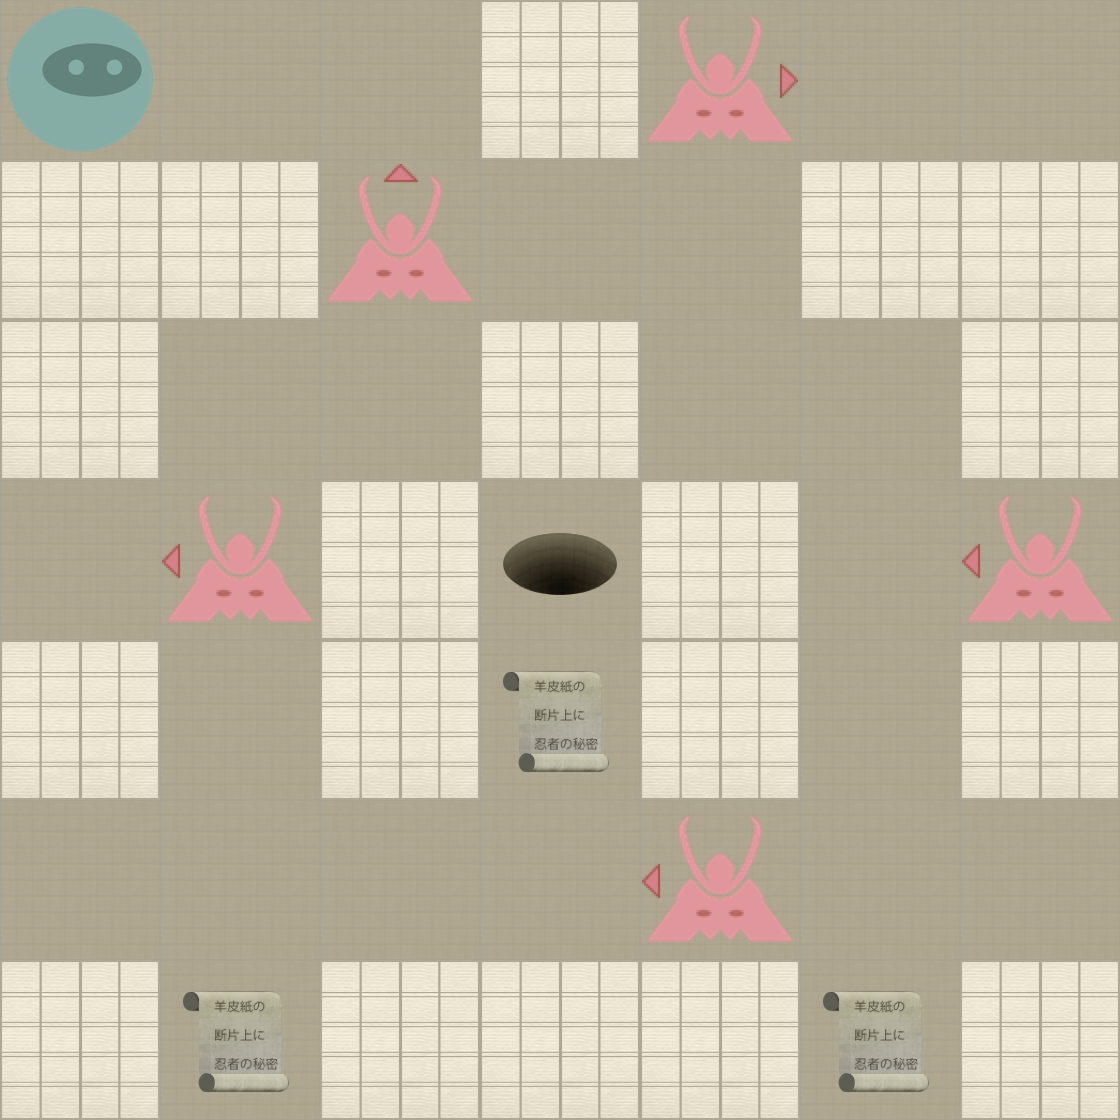

Below is a game level as drawn by its tile map, then a one-line description and the .tmx that defines it (tile-layer data replaced by summaries):
An orthogonal 7x7 tile map with 160x160 px tiles, 2 tile layers (Level, Actors).

<map version="1.0" orientation="orthogonal" width="7" height="7" tilewidth="160" tileheight="160">
 <properties>
  <property name="moves" value="16" />
 </properties>
 <tileset firstgid="1" name="tiles" tilewidth="160" tileheight="160" spacing="2" margin="2">
  <image source="tiles-ipadhd.png" width="1024" height="1024" />
  <tile id="0">
   <properties>
    <property name="actor" value="exit" />
   </properties>
  </tile>
  <tile id="2">
   <properties>
    <property name="actor" value="guard" />
    <property name="direction" value="down" />
   </properties>
  </tile>
  <tile id="3">
   <properties>
    <property name="actor" value="guard" />
    <property name="direction" value="left" />
   </properties>
  </tile>
  <tile id="4">
   <properties>
    <property name="actor" value="guard" />
    <property name="direction" value="right" />
   </properties>
  </tile>
  <tile id="5">
   <properties>
    <property name="actor" value="guard" />
    <property name="direction" value="up" />
   </properties>
  </tile>
  <tile id="7">
   <properties>
    <property name="actor" value="player" />
   </properties>
  </tile>
  <tile id="8">
   <properties>
    <property name="actor" value="scroll" />
   </properties>
  </tile>
  <tile id="9">
   <properties>
    <property name="wall" value="1" />
   </properties>
  </tile>
 </tileset>
 <layer name="Level" width="7" height="7">
  <data>[49 cells, 49 non-empty, 2 distinct tile ids]</data>
 </layer>
 <layer name="Actors" width="7" height="7">
  <data>[49 cells, 10 non-empty, 6 distinct tile ids]</data>
 </layer>
</map>
